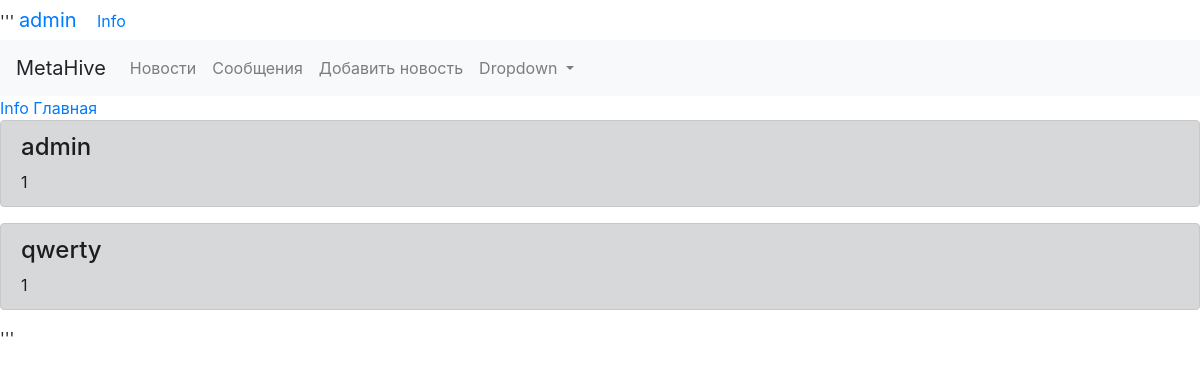
The page /admin (signed in) on the database its author committed.
### tables this page shows
CREATE TABLE users 
                            (id INTEGER PRIMARY KEY AUTOINCREMENT, 
                             user_name VARCHAR(50),
                             password_hash VARCHAR(128)
                             );

### main1.py (the view)
@app.route('/admin')
def admin():
    if 'username' not in session:
        return redirect('/login')
    table = []
    users = UsersModel(db.get_connection()).get_all()
    news = NewsModel(db.get_connection())
    for user in users:
        data_user = news.get_all(user[0])
        print(data_user)
        table.append([user[1], len(data_user)])
    return render_template('info.html', username=session['username'],
                           table=table, admin=session['username'] == 'admin')

### db.py (called while the page is built)
    def get_connection(self):
        return self.conn

    def get_all(self):
        cursor = self.connection.cursor()
        cursor.execute("SELECT * FROM users")
        rows = cursor.fetchall()
        return rows

    def get_all(self, user_id=None):
        cursor = self.connection.cursor()
        if user_id:
            cursor.execute("SELECT * FROM news WHERE user_id = ? ORDER BY date, title",
                           (str(user_id)))
        else:
            cursor.execute("SELECT * FROM news ORDER by date, title")
        rows = cursor.fetchall()
        return rows

### templates/info.html
{% extends "base.html" %}
{% block content %}
{% if admin %}
<a href="/admin">Info</a>
<a href="/index">Главная</a>
{% for item in table %}
    <div class="alert alert-dark" role="alert">
        <h4>{{item[0]}}</h4>
        <div>{{item[1]}}</div>
    </div>
{% endfor %}
{% endif %}
{% endblock %}

### rows shown on the page
users: user_name "admin", id "1"
users: user_name "qwerty", item "1"

### other values the page prints
{{ session['username'] }} "admin"
